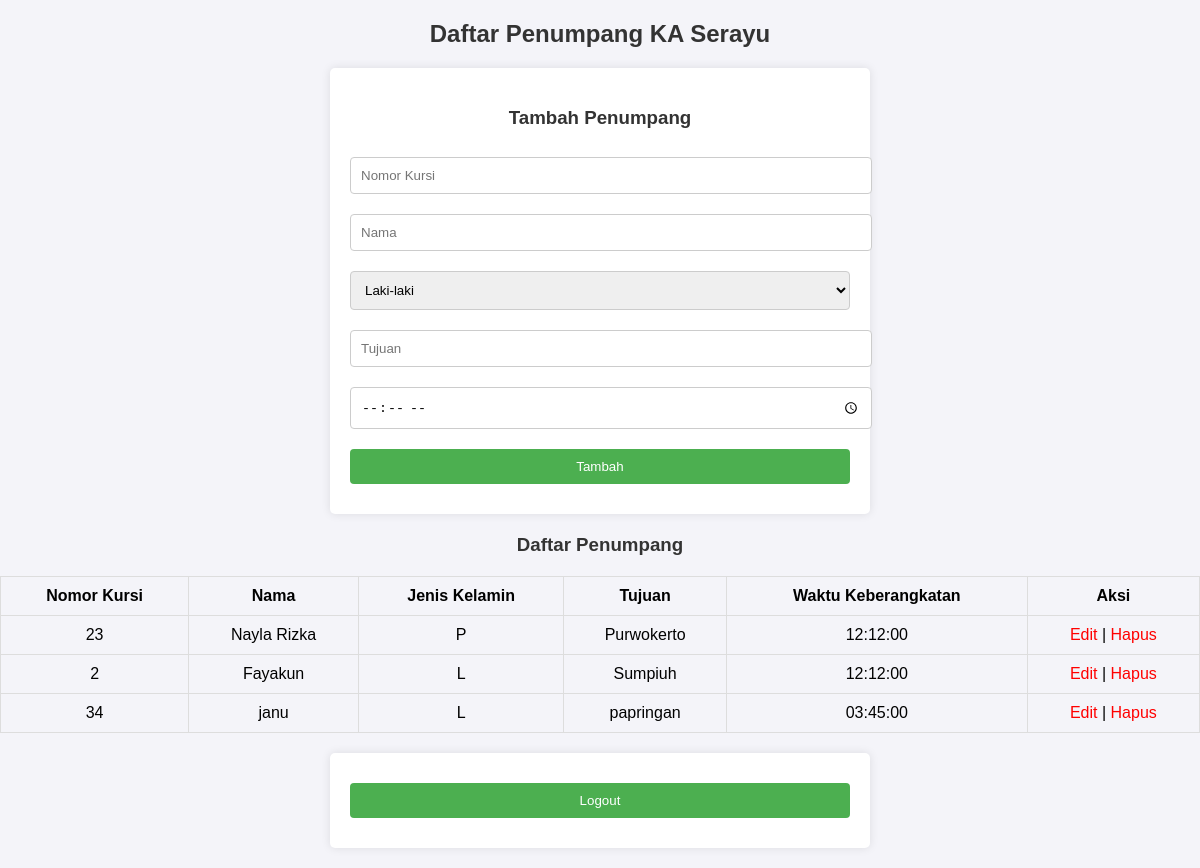
/admin.php (signed in), run on the app's committed database.
### tables this page shows
CREATE TABLE `penumpang` (
  `id` int(11) NOT NULL AUTO_INCREMENT,
  `nomor_kursi` varchar(5) DEFAULT NULL,
  `nama` varchar(50) DEFAULT NULL,
  `jenis_kelamin` char(1) DEFAULT NULL,
  `tujuan` varchar(50) DEFAULT NULL,
  `waktu_keberangkatan` time DEFAULT NULL,
  PRIMARY KEY (`id`)
);

### admin.php (the view, shortened to what this page needs)
<?php
include "db.php";
$query = "SELECT * FROM penumpang";
$result = mysqli_query($conn, $query);
?>
<!DOCTYPE html>
<html lang="en">
<head>
    <link rel="stylesheet" href="style.css">
</head>
<body>
    <h2>Daftar Penumpang KA Serayu</h2>
    <form method="POST">
        <h3>Tambah Penumpang</h3>
        <input type="text" name="nomor_kursi" placeholder="Nomor Kursi" required>
        <input type="text" name="nama" placeholder="Nama" required>
        <select name="jenis_kelamin" required>
            <option value="L">Laki-laki</option>
        </select>
        <input type="text" name="tujuan" placeholder="Tujuan" required>
        <input type="time" name="waktu_keberangkatan" required>
        <button type="submit" name="add">Tambah</button>
    </form>
    <h3>Daftar Penumpang</h3>
    <table>
        <tr>
            <th>Nomor Kursi</th>
            <th>Nama</th>
            <th>Jenis Kelamin</th>
            <th>Tujuan</th>
            <th>Waktu Keberangkatan</th>
            <th>Aksi</th>
        </tr>
        <?php while ($row = mysqli_fetch_assoc($result)) : ?>
        <tr>
            <td><?= $row['nomor_kursi'] ?></td>
            <td><?= $row['nama'] ?></td>
            <td><?= $row['jenis_kelamin'] ?></td>
            <td><?= $row['tujuan'] ?></td>
            <td><?= $row['waktu_keberangkatan'] ?></td>
            <td>
                <a href="edit.php?id=<?= $row['id'] ?>">Edit</a> |
                <a href="?delete=<?= $row['id'] ?>">Hapus</a>
            </td>
        </tr>
        <?php endwhile; ?>
    </table>
    <form method="POST">
        <button type="submit" name="logout">Logout</button>
    </form>
</body>
</html>

### style.css (style rules this page uses)
body { font-family: Arial, sans-serif; background-color: #f4f4f9; margin: 0; padding: 0; }
h2, h3 { text-align: center; color: #333; }
form { max-width: 500px; margin: 20px auto; padding: 20px; background-color: #fff; border-radius: 5px; box-shadow: 0 0 10px rgba(0, 0, 0, 0.1); }
input, select, button { width: 100%; padding: 10px; margin: 10px 0; border: 1px solid #ccc; border-radius: 4px; }
button { background-color: #4caf50; color: white; border: none; cursor: pointer; }
table { width: 100%; margin: 20px auto; border-collapse: collapse; }
table, th, td { border: 1px solid #ddd; }
th, td { padding: 10px; text-align: center; }
a { color: red; text-decoration: none; }

### data on the page
penumpang: nomor_kursi "23", nama "Nayla Rizka", jenis_kelamin "P", tujuan "Purwokerto", waktu_keberangkatan "12:12:00"
penumpang: nomor_kursi "2", nama "Fayakun", jenis_kelamin "L", tujuan "Sumpiuh", waktu_keberangkatan "12:12:00"
penumpang: nomor_kursi "34", nama "janu", jenis_kelamin "L", tujuan "papringan", waktu_keberangkatan "03:45:00"
